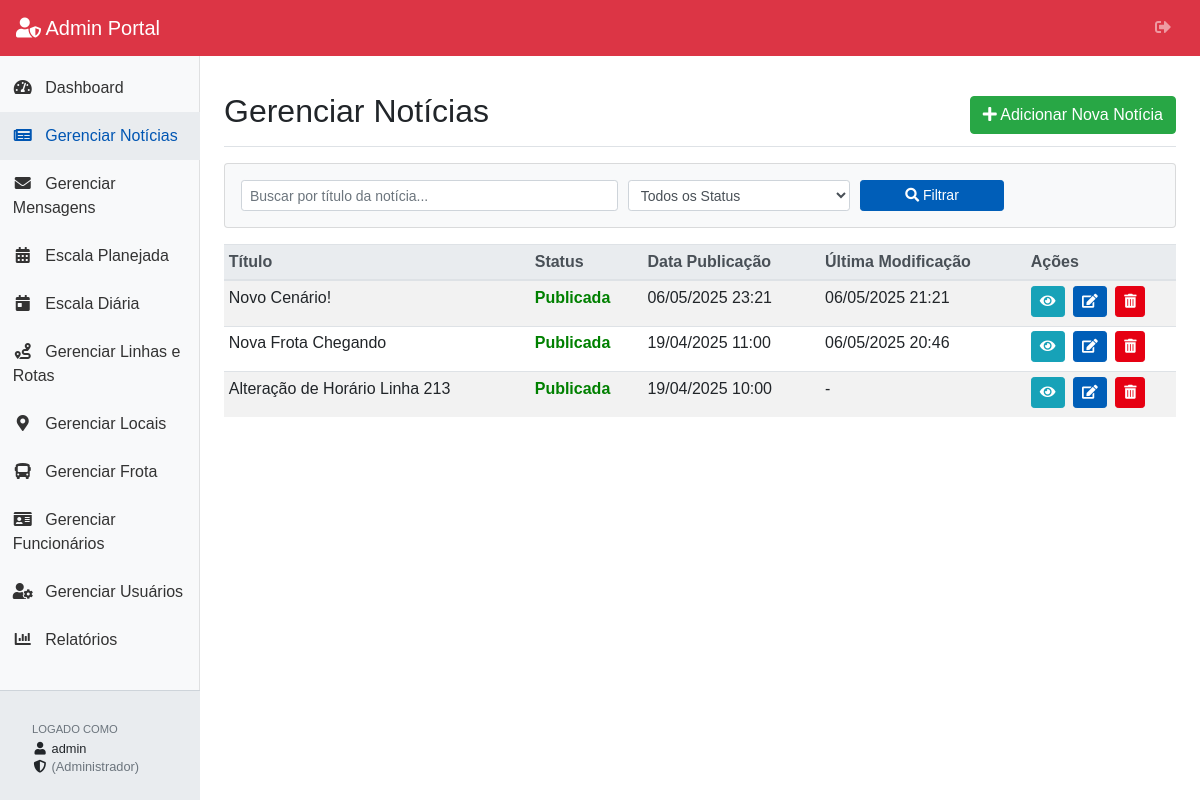
Page /portal/admin/noticias_listar.php (signed in) on the committed database.
### tables this page shows
CREATE TABLE `noticias` (
  `id` int(11) NOT NULL,
  `titulo` varchar(255) NOT NULL,
  `resumo` text DEFAULT NULL,
  `conteudo_completo` longtext DEFAULT NULL,
  `data_publicacao` datetime NOT NULL,
  `imagem_destaque` varchar(255) DEFAULT NULL,
  `status` enum('publicada','rascunho','arquivada') NOT NULL DEFAULT 'rascunho',
  `data_modificacao` timestamp NULL DEFAULT NULL ON UPDATE current_timestamp() COMMENT 'Data da última modificação da notícia'
);

### portal/admin/auth_check.php (called while the page is built, shortened)
<?php
$admin_nivel_acesso_logado = $_SESSION['admin_nivel_acesso'] ?? null;
?>

### portal/admin/noticias_listar.php (the view, shortened to what this page needs)
<?php
require_once 'auth_check.php';
require_once '../db_config.php';
$page_title = 'Gerenciar Notícias';
$itens_por_pagina_noticias = 15;
$pagina_atual_noticias = isset($_GET['pagina']) ? (int)$_GET['pagina'] : 1;
$filtro_titulo_noticia = isset($_GET['busca_titulo']) ? trim($_GET['busca_titulo']) : '';
$filtro_status_noticia = isset($_GET['status_filtro_noticia']) ? trim($_GET['status_filtro_noticia']) : '';
$noticias = [];
$erro_busca_noticias = false;
if ($pdo) {
    try {
        $sql_base_noticias = "FROM noticias";
        $sql_where_clause_noticias = "";
        $offset_noticias = ($pagina_atual_noticias - 1) * $itens_por_pagina_noticias;
        $sql_select_noticias = "SELECT id, titulo, status, data_publicacao, data_modificacao "
                             . $sql_base_noticias . $sql_where_clause_noticias
                             . " ORDER BY COALESCE(data_modificacao, data_publicacao) DESC, id DESC
                               LIMIT :limit OFFSET :offset";
        $stmt = $pdo->prepare($sql_select_noticias);
        $stmt->bindValue(':limit', $itens_por_pagina_noticias, PDO::PARAM_INT);
        $stmt->bindValue(':offset', $offset_noticias, PDO::PARAM_INT);
        $stmt->execute();
        $noticias = $stmt->fetchAll(PDO::FETCH_ASSOC);
    } catch (PDOException $e) {
        error_log("Erro ao buscar notícias: " . $e->getMessage());
        $erro_busca_noticias = true;
        $_SESSION['admin_error_message'] = "Erro ao carregar notícias do banco de dados.";
    }
} else {
    $erro_busca_noticias = true;
    $_SESSION['admin_error_message'] = "Falha na conexão com o banco de dados.";
}
require_once 'admin_header.php';
?>
<div class="d-flex justify-content-between flex-wrap flex-md-nowrap align-items-center pt-3 pb-2 mb-3 border-bottom">
    <h1 class="h2"><?php echo htmlspecialchars($page_title); ?></h1>
    <div class="btn-toolbar mb-2 mb-md-0">
        <?php
        $niveis_permitidos_adicionar = ['Operacional', 'CIOP Monitoramento', 'Instrutores', 'CIOP Planejamento', 'Supervisores', 'Gerência', 'Administrador'];
        if (in_array($admin_nivel_acesso_logado, $niveis_permitidos_adicionar)):
        ?>
        <a href="noticia_formulario.php" class="btn btn-success">
            <i class="fas fa-plus"></i> Adicionar Nova Notícia
        </a>
        <?php endif; ?>
    </div>
</div>
<form method="GET" action="noticias_listar.php" class="mb-3 card card-body bg-light p-3">
    <div class="form-row align-items-end">
        <div class="col-md-5 form-group mb-md-0">
            <input type="text" name="busca_titulo" id="busca_titulo_noticia_input" class="form-control form-control-sm" placeholder="Buscar por título da notícia..." value="<?php echo htmlspecialchars($filtro_titulo_noticia); ?>">
        </div>
        <div class="col-md-3 form-group mb-md-0">
            <select name="status_filtro_noticia" id="status_filtro_noticia_select" class="form-control form-control-sm">
                <option value="">Todos os Status</option>
            </select>
        </div>
        <div class="col-md-2 form-group mb-md-0">
            <button type="submit" class="btn btn-sm btn-primary btn-block"><i class="fas fa-search"></i> Filtrar</button>
        </div>
    </div>
</form>
<div class="table-responsive">
    <table class="table table-striped table-sm table-hover">
        <thead class="thead-light">
            <tr>
                <th>Título</th>
                <th>Status</th>
                <th>Data Publicação</th>
                <th>Última Modificação</th>
                <th style="width: 150px;">Ações</th>
            </tr>
        </thead>
        <tbody>
            <?php
            if (!$erro_busca_noticias && $noticias) {
                foreach ($noticias as $noticia) {
                    echo "<tr>";
                    echo "<td>" . htmlspecialchars($noticia['titulo']) . "</td>";
                    echo "<td><span class='status-" . htmlspecialchars(strtolower($noticia['status'])) . "'>" . htmlspecialchars(ucfirst($noticia['status'])) . "</span></td>";
                    echo "<td>" . ($noticia['data_publicacao'] ? date('d/m/Y H:i', strtotime($noticia['data_publicacao'])) : 'Não publicada') . "</td>";
                    echo "<td>" . ($noticia['data_modificacao'] ? date('d/m/Y H:i', strtotime($noticia['data_modificacao'])) : '-') . "</td>";
                    echo "<td class='action-buttons'>";
                    echo "<a href='../ver_noticia.php?id=" . $noticia['id'] . "' class='btn btn-info btn-sm' title='Ver no Portal' target='_blank'><i class='fas fa-eye'></i></a> ";
                    $niveis_permitidos_editar = ['Operacional', 'CIOP Monitoramento', 'Instrutores', 'CIOP Planejamento', 'Supervisores', 'Gerência', 'Administrador'];
                    if (in_array($admin_nivel_acesso_logado, $niveis_permitidos_editar)) {
                        echo "<a href='noticia_formulario.php?id=" . $noticia['id'] . "&pagina=" . $pagina_atual_noticias . "&" . http_build_query(['busca_titulo' => $filtro_titulo_noticia, 'status_filtro_noticia' => $filtro_status_noticia]) ."' class='btn btn-primary btn-sm' title='Editar'><i class='fas fa-edit'></i></a> ";
                    }
                    $niveis_permitidos_apagar = ['CIOP Planejamento', 'Supervisores', 'Gerência', 'Administrador'];
                    if (in_array($admin_nivel_acesso_logado, $niveis_permitidos_apagar)) {
                        echo "<a href='noticia_apagar.php?id=" . $noticia['id'] . "&pagina=" . $pagina_atual_noticias . "&" . http_build_query(['busca_titulo' => $filtro_titulo_noticia, 'status_filtro_noticia' => $filtro_status_noticia]) ."' class='btn btn-danger btn-sm' title='Apagar' onclick='return confirm(\"Tem certeza que deseja apagar a notícia ID: " . $noticia['id'] . " - Título: " . htmlspecialchars(addslashes($noticia['titulo'])) . "? Esta ação não pode ser desfeita.\");'><i class='fas fa-trash-alt'></i></a>";
                    }
                    echo "</td>";
                    echo "</tr>";
                }
            } elseif (!$erro_busca_noticias) {
                echo "<tr><td colspan='5' class='text-center'>Nenhuma notícia encontrada" . (!empty($filtro_titulo_noticia) || !empty($filtro_status_noticia) ? " com os filtros aplicados" : "") . ".</td></tr>";
            } else {
                 echo "<tr><td colspan='5' class='text-danger text-center'>Erro ao carregar notícias.</td></tr>";
            }
            ?>
        </tbody>
    </table>
</div>
<?php
require_once 'admin_footer.php';
?>

### portal/admin/admin_style.css (style rules this page uses)
body { padding-top: 56px; }
.action-buttons a.btn { margin-right: 4px; margin-bottom: 4px; }
.status-publicada { color: green; font-weight: bold; }

### portal/style.css (style rules this page uses)
:root { --cmtu-azul: #005EB8; --cmtu-amarelo: #FFDA29; --cmtu-verde: #008040; --cmtu-vermelho: #E60012; }
body { font-family: sans-serif; }
.btn-primary { background-color: var(--cmtu-azul); border-color: var(--cmtu-azul); color: #ffffff; transition: background-color 0.2s ease-in-out, border-color 0.2s ease-in-out; }
.btn-danger { color: #fff; background-color: var(--cmtu-vermelho); border-color: var(--cmtu-vermelho); transition: background-color 0.2s ease-in-out, border-color 0.2s ease-in-out; }

### rows in the picture
noticias: titulo "Novo Cenário!", status "Publicada", data_publicacao "06/05/2025 23:21", data_modificacao "06/05/2025 21:21"
noticias: titulo "Nova Frota Chegando", status "Publicada", data_publicacao "19/04/2025 11:00", data_modificacao "06/05/2025 20:46"
noticias: titulo "Alteração de Horário Linha 213", status "Publicada", data_publicacao "19/04/2025 10:00"

### other values in the picture
$admin_username_logado "admin"
$admin_nivel_acesso_logado "Administrador"
$page_title "Gerenciar Notícias"
